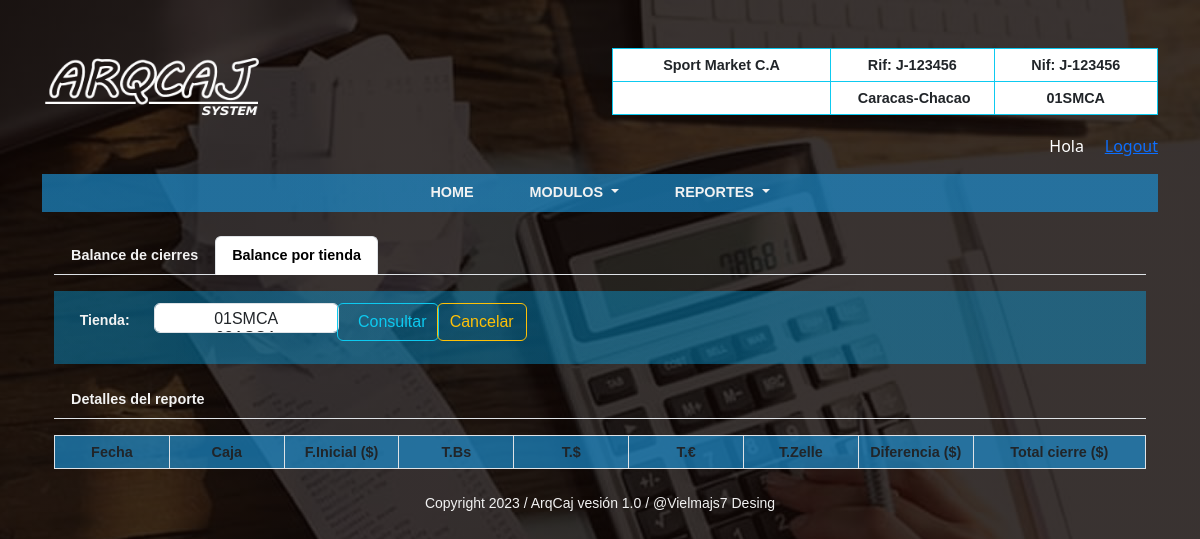
Screenshot of /Reportes/Reportes/tiendas with the database file from the repository.
### ProyectoWebAC/models.py (models this page shows, shortened)
class tienda(models.Model):
    user=models.ForeignKey(User, on_delete=models.CASCADE)
    codigo_tienda=models.CharField(max_length=6, null=False)
    razon=models.CharField(max_length=30, null=False)
    rif= models.CharField(max_length=12, null=False)
    nif= models.CharField(max_length=12, null=False)
    direccion= models.CharField(max_length=25, null=False)
    telf=models.CharField(max_length=30, null=True)
    redes=models.CharField(max_length=25, null=True)
    created=models.DateField(auto_now_add=True)
    update=models.DateField(auto_now_add=True)
    class Meta:
        verbose_name="Tienda"
        verbose_name_plural="Tiendas"

### Reportes/views.py (the view)
# urls.py: path('Reportes/tiendas', ListaTiendas.as_view(template_name = "Reportes/reporteT.html"), name='ReporteT'),
class ListaTiendas(ListView):
    model =arqueo

### ArqueoCaja/context_processors.py (called while the page is built)
def arqueoView(request):
    arqueoset= arqueo.objects.filter(tienda=(1))
    return {'arqueoset': arqueoset}

### ProyectoWebAC/context_processors.py (called while the page is built)
def tiendaView(request):
    tiendaset= tienda.objects.filter(user=(1))
    tiendaall=tienda.objects.all()
    return {'tiendaset': tiendaset, 'tiendaall':tiendaall}

def cajaView(request):
    cajaset= caja.objects.filter(tienda=(1))
    return {'cajaset': cajaset}

def divisaView(request):
    divisaset= tasaDivisa.objects.filter(id=(1))
    return {'divisaset': divisaset}

def notaView(request):
    notaset= comunicado.objects.all()
    return {'notaset': notaset}

### Reportes/templates/Reportes/reporteT.html (shortened to what this page needs)
{% extends "ProyectoWebAC/baseII.html" %}
{% load static %}
{% block content %}
<section>
    <header>
      <div class="container">
        <ul class="nav nav-tabs my-3">
          <li class="nav-item">
            <a class="nav-link" aria-current="page" href="{% url 'ReporteC' %}">Balance de cierres</a>
          </li>
          <li class="nav-item">
            <a class="nav-link active" aria-current="page" href="#">Balance por tienda</a>
          </li>
        </ul>
      </div>
      <div class="container-lg my-3">
        <table class="table table-borderless table-responsive" id="queryset">
          <thead>
            <tr>
              <th>
                <form action="buscar_tienda" method="get" autocomplete="off">
                  <div class="form-group row my-1" style="text-align:end;">
                    <label class="col-lg-1 col-form-label" id="etiqueta">Tienda:</label>
                    <div class="col-sm-2" style="text-align:start;">
                        <select name="tienda" class="form-control" size="250px" style="width: 185px;" autofocus required>
                          {% for t in tiendaall %}
                            <option value="{{t.id}}">{{t.codigo_tienda}}</option>
                          {% endfor %}
                        </select>
                    </div>
                    <div class="col-sm-1" style="text-align:start;">
                      <button type="submit" class="btn btn-outline-info" style="padding-left: 20px;">Consultar</button>
                    </div>
                    <div class="col-sm-3" style="text-align:start;">&nbsp;
                      <a href="{% url 'ReporteT' %}" type="submit" class="btn btn-outline-warning">Cancelar</a>
                    </div>
                  </div>
                </form>
              </th>
            </tr>
          </thead>
        </table>
      </div>
      <div class="container">
        <ul class="nav nav-tabs my-3">
          <li class="nav-item">
            <a class="nav-link" aria-current="page" href="#">Detalles del reporte</a>
          </li>
        </ul>
      </div>
      <div class="container-lg my-3">
        <table class="table table-bordered my-3" id="table">
          <thead>
            <tr>
              <th width="10%">Fecha</th>
              <th width="10%">Caja</th>
              <th width="10%">F.Inicial ($)</th>
              <th width="10%">T.Bs</th>
              <th width="10%">T.$</th>
              <th width="10%">T.€</th>
              <th width="10%">T.Zelle</th>
              <th width="10%">Diferencia ($)</th>
              <th width="15%">Total cierre ($)</th>
            </tr>
          </thead>
        </table>
      </div>
    </header>
</section>
{% endblock %}

### ProyectoWebAC/templates/ProyectoWebAC/baseII.html (shortened to what this page needs)
<html lang="es">
<head>
    {% load static %}
    {% load widget_tweaks %}
    <link href="https://cdn.jsdelivr.net/npm/bootstrap@5.3.0-alpha3/dist/css/bootstrap.min.css" rel="stylesheet">
    <link href= "{% static 'ProyectoWebAC/css/app.css' %}" rel="stylesheet">
</head>
<body>
    <div class="container text-expanded">
      <div class="row align-items-start">
        <div class="col mt-5">
          <figure>
            <img src="{% static 'ProyectoWebAC/img/Logo II.png' %}" style="width: 230px; height: 70px">
          </figure>
        </div>
        <div class="col mt-5 text-expanded">
          <table class="table table-bordered table-responsive border-info">
            <thead>
               {% for t in tiendaset %}
                <tr>
                  <td width="40%">{{t.razon}}</td>
                  <td width="30%">Rif:&nbsp;{{t.rif}}</td>
                  <td width="30%">Nif:&nbsp;{{t.nif}}</td>
                </tr>
                <tr>
                  <td></td>
                  <td>&nbsp;{{t.direccion}}</td>
                  <td>{{t.codigo_tienda}}</td>
                </tr>
               {% endfor %}
            </thead>
          </table>
        </div>
        <div class="text-white" style="text-align:right; margin-right:80px">
          <label name="usuario">Hola &nbsp;{{user.first_name}} &nbsp;
            <a href="{% url 'Cerrar_sesion' %}">Logout</a>
          </label>
        </div>
      </div>
    </div>
    <div class="container my-3">
      <nav class="navbar navbar-expand-lg py-sm-0">
          <ul class="navbar-nav mx-auto">
              <li class="nav-item px-lg-4">
                  <a class="nav-link text-uppercase" href="{% url 'Home' %}">Home</a>
              </li>
              <li class="nav-item dropdown px-lg-3">
                <a class="nav-link text-uppercase dropdown-toggle" href="#" role="button" data-bs-toggle="dropdown" aria-expanded="false">
                  Modulos
                </a>
            </li>
              <li class="nav-item dropdown px-lg-4">
                  <a class="nav-link text-uppercase dropdown-toggle" href="#" role="button" data-bs-toggle="dropdown" aria-expanded="false">
                    Reportes
                  </a>
              </li>
          </ul>
      </nav>
  </div>
  <div class="container my-4">
    {% block content %}
    {% endblock %}
  </div>
    <footer>
      <div class="container text-expanded my-4" id="pie">
          <label><small>Copyright 2023 / ArqCaj vesión 1.0 / @Vielmajs7 Desing</small></label>
      </div>
    </footer>
  </body>
</html>

### ProyectoWebAC/static/ProyectoWebAC/css/app.css (style rules this page uses)
body { background: linear-gradient(rgba(14, 6, 4, 0.82), rgba(14, 6, 4, 0.82)), url("../img/Fondo.jpg"); background-attachment: fixed; background-position: center; background-size: cover; }
.navbar { background: linear-gradient(rgba(27, 147, 216, 0.65), rgba(27, 147, 216, 0.65)); }
.nav-link { font-family: Verdana, Geneva, Tahoma, sans-serif; font-weight: bold; font-size: 0.9em; color: rgb(242, 242, 242); }
.table { font-family: Verdana, Geneva, Tahoma, sans-serif; text-align: center; font-weight: bold; font-size: 0.9em; color: rgb(242, 242, 242); }
.table th { background: linear-gradient(rgba(27, 147, 216, 0.65), rgba(27, 147, 216, 0.65)); }
#queryset th { background: linear-gradient(rgba(4, 167, 236, 0.404), rgba(4, 167, 236, 0.404)); }
#etiqueta { font-family: Verdana, Geneva, Tahoma, sans-serif; font-size: 0.98em; font-weight: bold; color: rgb(242, 242, 242); }
#pie { font-family: Verdana, Geneva, Tahoma, sans-serif; font-size:1.0em; text-align: center; color: rgb(242, 242, 242); }
.form-control { text-align: center; width: 120px; height: 30px; }

### rows the page displays
tienda: razon "Sport Market C.A", rif "J-123456", nif "J-123456", direccion "Caracas-Chacao", codigo_tienda "01SMCA", {{ t.id }} 1 (drawn)
